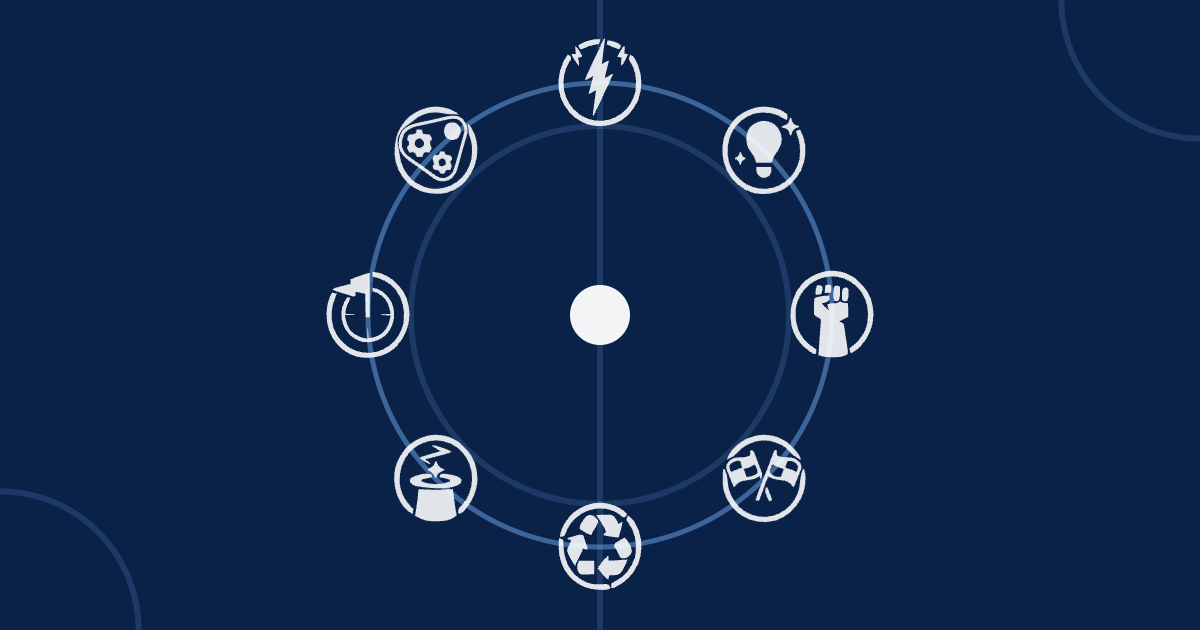
#> input picture assets/feat-a5.png, 1200 x 630 px
$ python make-feat-fc27.py
#> lines starting #> are read from the running program, lines starting #| are printed output that depends on the picture
#!/usr/bin/env python3
"""Feature images for the FC 27 feature articles (a13-a17).

Same visual language as the existing feat-* set: the exact background navy is
sampled from feat-a5.png rather than hard-coded, so a Ghost card wall of old
and new posts reads as one series. All geometry, no text — titles belong to
Ghost's card layout, not the image.

Run:  python3 gen/make-feat-fc27.py
Out:  assets/feat-a13.png … feat-a17.png  (1200x630 each)
"""
import math
import os

from PIL import Image, ImageDraw

A = os.path.join(os.path.dirname(__file__), '..', 'assets')
W, H = 1200, 630

BG = Image.open(os.path.join(A, 'feat-a5.png')).convert('RGB').getpixel((5, 5))
#> BG = (10, 34, 71)
FAINT = tuple(min(255, c + 24) for c in BG)      # the corner-arc line colour
#> FAINT = (34, 58, 95)
LINE = tuple(min(255, c + 55) for c in BG)       # structural lines
#> LINE = (65, 89, 126)
BLUE = (37, 106, 191)                            # brand #256abf
BLUE_SOFT = (109, 167, 236)                      # brand light #6da7ec
INK = (232, 236, 242)                            # near-white marks


def canvas():
    im = Image.new('RGB', (W, H), BG)
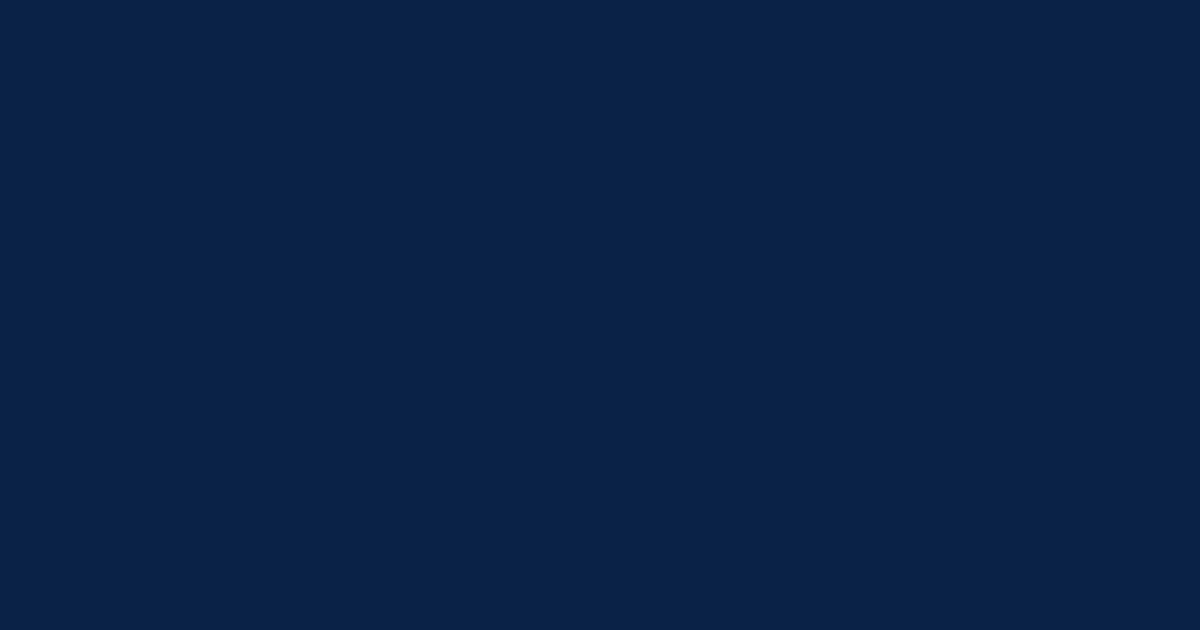
#> im: PIL image 1200x630 RGB; mean R, G, B 10, 34, 71
    d = ImageDraw.Draw(im)
    # Corner arcs, same as the existing set: big faint circles cut by the edge.
    d.ellipse([-160, -160, 180, 180], outline=FAINT, width=3)
    d.ellipse([W - 180, H - 180, W + 160, H + 160], outline=FAINT, width=3)
    return im, d


def ring(d, cx, cy, r, fill=None, outline=None, width=3):
    d.ellipse([cx - r, cy - r, cx + r, cy + r], fill=fill, outline=outline, width=width)


# a13 Masteries: 13 nodes on an orbit, every one wired into a single core —
# each archetype levelled feeds the same permanent centre.
im, d = canvas()
cx, cy, R = W // 2, H // 2, 218
ring(d, cx, cy, R, outline=LINE, width=3)
pts = []
for i in range(13):
    a = -math.pi / 2 + i * 2 * math.pi / 13
    pts.append((cx + R * math.cos(a), cy + R * math.sin(a)))
for x, y in pts:
    d.line([x, y, cx, cy], fill=LINE, width=2)
for x, y in pts:
    ring(d, x, y, 22, fill=BG, outline=INK, width=4)
    ring(d, x, y, 9, fill=BLUE_SOFT)
ring(d, cx, cy, 58, fill=BLUE)
ring(d, cx, cy, 58, outline=INK, width=4)
d.line([cx - 22, cy, cx + 22, cy], fill=INK, width=9)   # the permanent "+"
d.line([cx, cy - 22, cx, cy + 22], fill=INK, width=9)
im.save(os.path.join(A, 'feat-a13.png'), 'PNG', optimize=True)
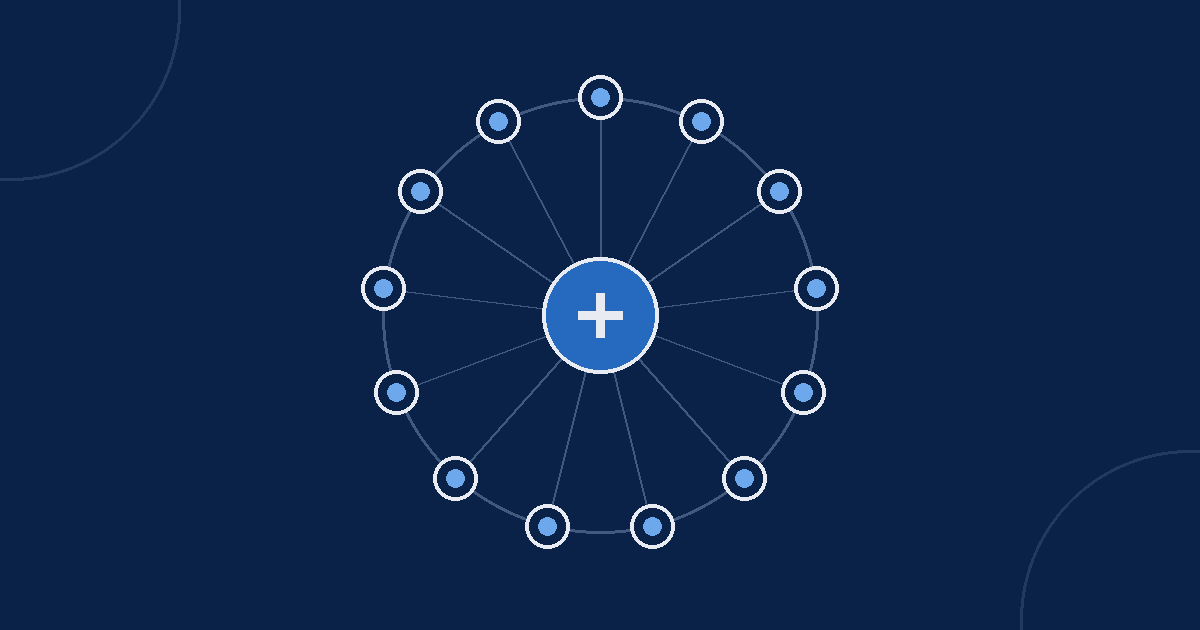
#> saved as feat-a13.png: PIL image 1200x630 RGB; mean R, G, B 13.7, 38.2, 75.5

# a14 Amps: two dashed Standard slots and one solid Signature slot with a bolt.
im, d = canvas()
sw, sh, gap = 250, 320, 60
x0 = (W - 3 * sw - 2 * gap) // 2
y0 = (H - sh) // 2
for i in range(3):
    x = x0 + i * (sw + gap)
    if i < 2:
        # dashed rounded frame, drawn as arc/segment dashes over a path
        step = 26
        for t in range(0, 2 * (sw + sh), step * 2):
            # walk the perimeter: top, right, bottom, left
            def per(p):
                p %= 2 * (sw + sh)
                if p < sw: return (x + p, y0)
                p -= sw
                if p < sh: return (x + sw, y0 + p)
                p -= sh
                if p < sw: return (x + sw - p, y0 + sh)
                p -= sw
                return (x, y0 + sh - p)
            d.line([per(t), per(t + step)], fill=LINE, width=5)
        ring(d, x + sw // 2, y0 + sh // 2, 30, outline=LINE, width=5)
    else:
        d.rounded_rectangle([x, y0, x + sw, y0 + sh], 26, fill=tuple(min(255, c + 12) for c in BG), outline=BLUE, width=6)
        bx, by = x + sw // 2, y0 + sh // 2
        d.polygon([(bx + 14, by - 78), (bx - 34, by + 14), (bx - 4, by + 14),
                   (bx - 14, by + 78), (bx + 36, by - 12), (bx + 4, by - 12)], fill=BLUE_SOFT)
im.save(os.path.join(A, 'feat-a14.png'), 'PNG', optimize=True)
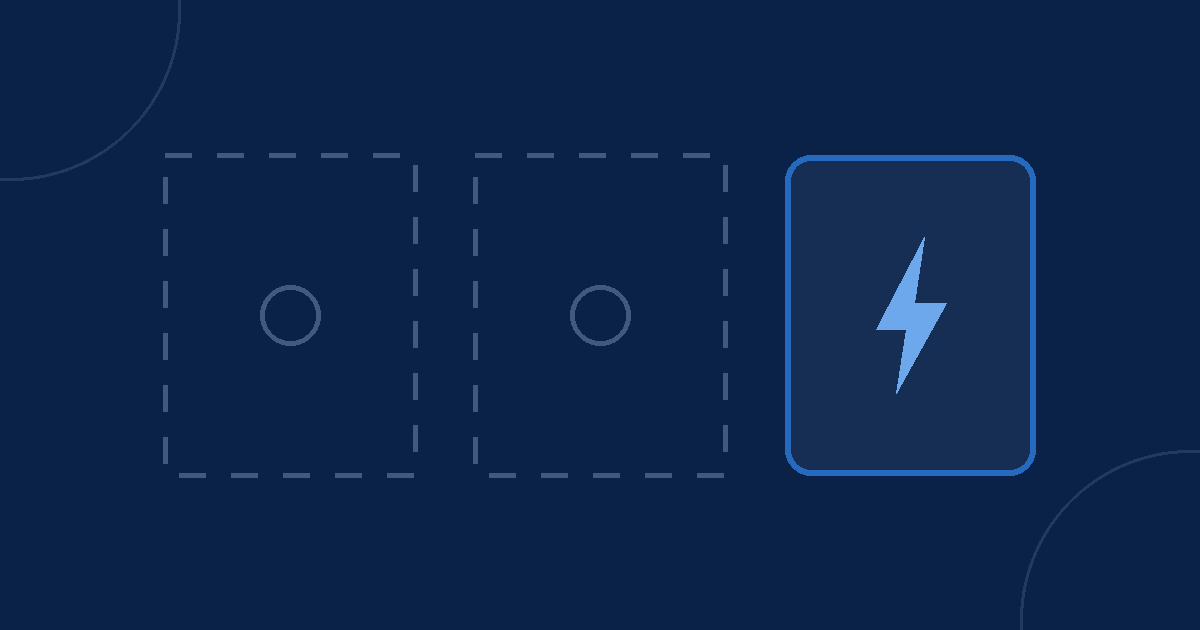
#> saved as feat-a14.png: PIL image 1200x630 RGB; mean R, G, B 12.4, 36.9, 74.5

# a15 archetype changes: an open padlock — access without the unlock step.
im, d = canvas()
bw, bh = 340, 250
bx, by = (W - bw) // 2, 280
d.rounded_rectangle([bx, by, bx + bw, by + bh], 30, fill=tuple(min(255, c + 12) for c in BG), outline=INK, width=7)
ring(d, bx + bw // 2, by + 95, 34, fill=BLUE)
d.rectangle([bx + bw // 2 - 13, by + 95, bx + bw // 2 + 13, by + 178], fill=BLUE)
# shackle: swung open to the right, hinged at the body's right shoulder
sr = 105
sx = bx + bw - 60          # hinge x
d.arc([sx - sr, by - 205, sx + sr, by + 5], start=180, end=340, fill=INK, width=22)
d.line([sx - sr + 11, by - 100, sx - sr + 11, by + 4], fill=INK, width=22)
im.save(os.path.join(A, 'feat-a15.png'), 'PNG', optimize=True)
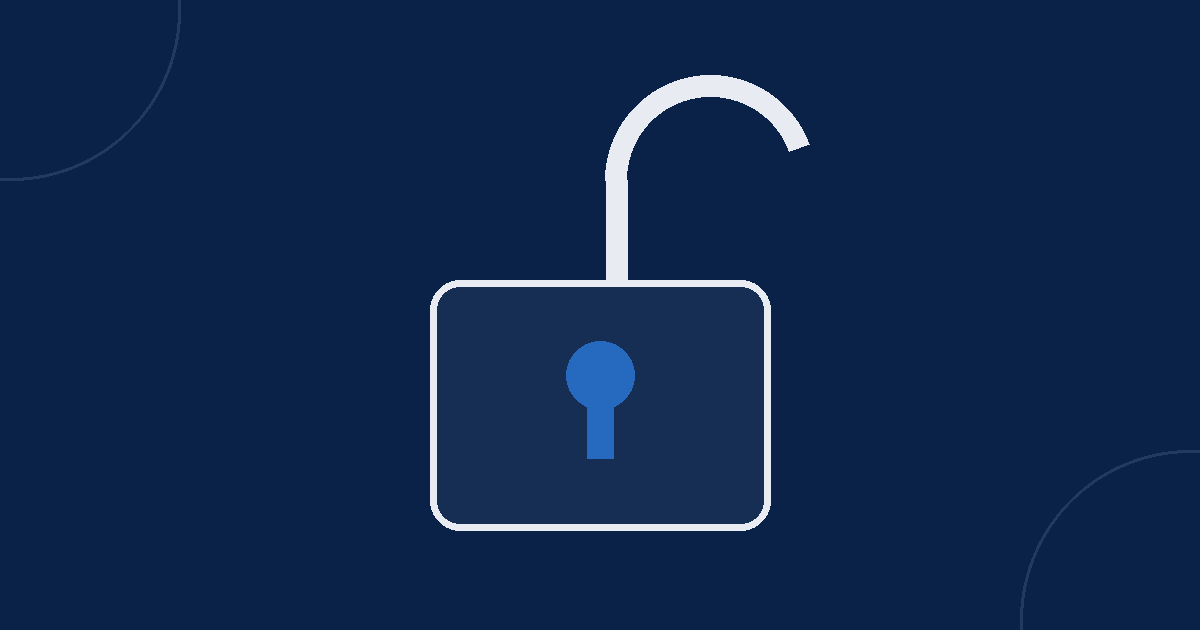
#> saved as feat-a15.png: PIL image 1200x630 RGB; mean R, G, B 16, 39.9, 76.6

# a16 tournaments: a bracket converging left-to-right into a final node.
im, d = canvas()
x1, x2, x3 = 190, 560, 930
ys1 = [120, 250, 380, 510]
ys2 = [185, 445]
yf = 315
for y in ys1:
    ring(d, x1, y, 17, fill=BG, outline=INK, width=4)
for a, b, m in [(ys1[0], ys1[1], ys2[0]), (ys1[2], ys1[3], ys2[1])]:
    d.line([x1 + 17, a, x2 - 60, a], fill=LINE, width=4)
    d.line([x1 + 17, b, x2 - 60, b], fill=LINE, width=4)
    d.line([x2 - 60, a, x2 - 60, b], fill=LINE, width=4)
    d.line([x2 - 60, m, x2 - 17, m], fill=LINE, width=4)
    ring(d, x2, m, 17, fill=BG, outline=INK, width=4)
for m in ys2:
    d.line([x2 + 17, m, x3 - 80, m], fill=LINE, width=4)
d.line([x3 - 80, ys2[0], x3 - 80, ys2[1]], fill=LINE, width=4)
d.line([x3 - 80, yf, x3 - 46, yf], fill=LINE, width=4)
ring(d, x3, yf, 46, fill=BLUE)
ring(d, x3, yf, 46, outline=INK, width=5)
ring(d, x3, yf, 17, fill=INK)
im.save(os.path.join(A, 'feat-a16.png'), 'PNG', optimize=True)
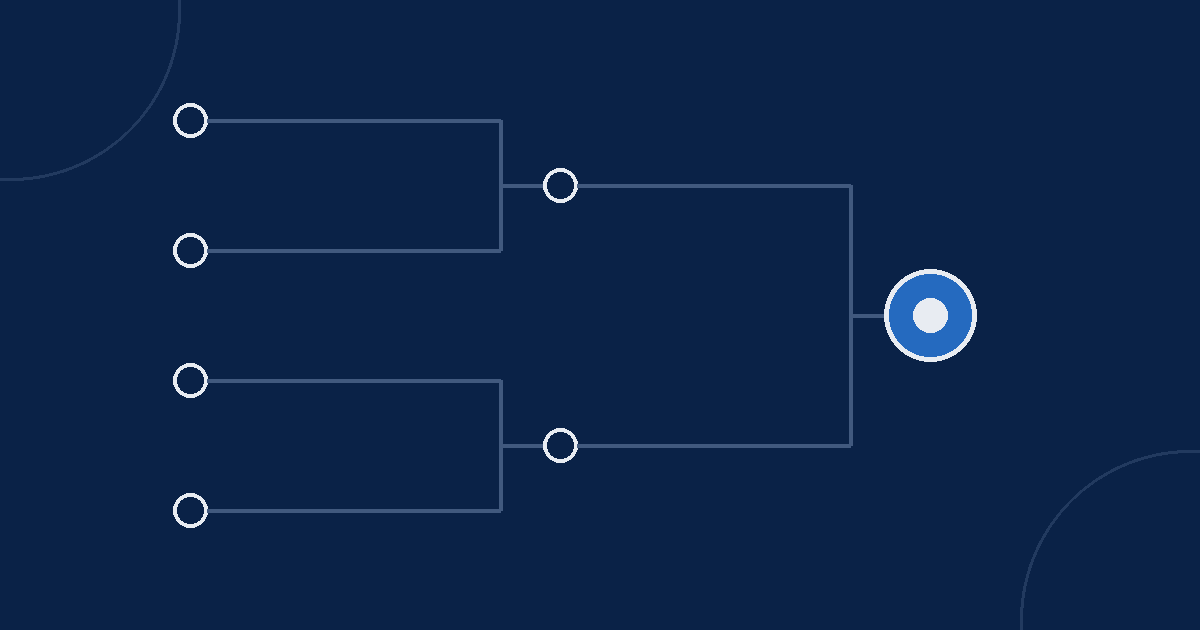
#> saved as feat-a16.png: PIL image 1200x630 RGB; mean R, G, B 12.2, 36.4, 73.5

# a17 objectives: three tiers, progressively complete — the third ticked.
im, d = canvas()
r = 92
xs = [W // 2 - 350, W // 2, W // 2 + 350]
cy = H // 2
for i, (x, frac) in enumerate(zip(xs, [0.33, 0.66, 1.0])):
    ring(d, x, cy, r, outline=LINE, width=10)
    d.arc([x - r, cy - r, x + r, cy + r], start=-90, end=-90 + 360 * frac,
          fill=BLUE_SOFT if i < 2 else BLUE, width=10)
    if i == 2:
        d.line([x - 34, cy + 2, x - 8, cy + 30], fill=INK, width=13)
        d.line([x - 8, cy + 30, x + 40, cy - 26], fill=INK, width=13)
    else:
        ring(d, x, cy, 12, fill=LINE)
im.save(os.path.join(A, 'feat-a17.png'), 'PNG', optimize=True)
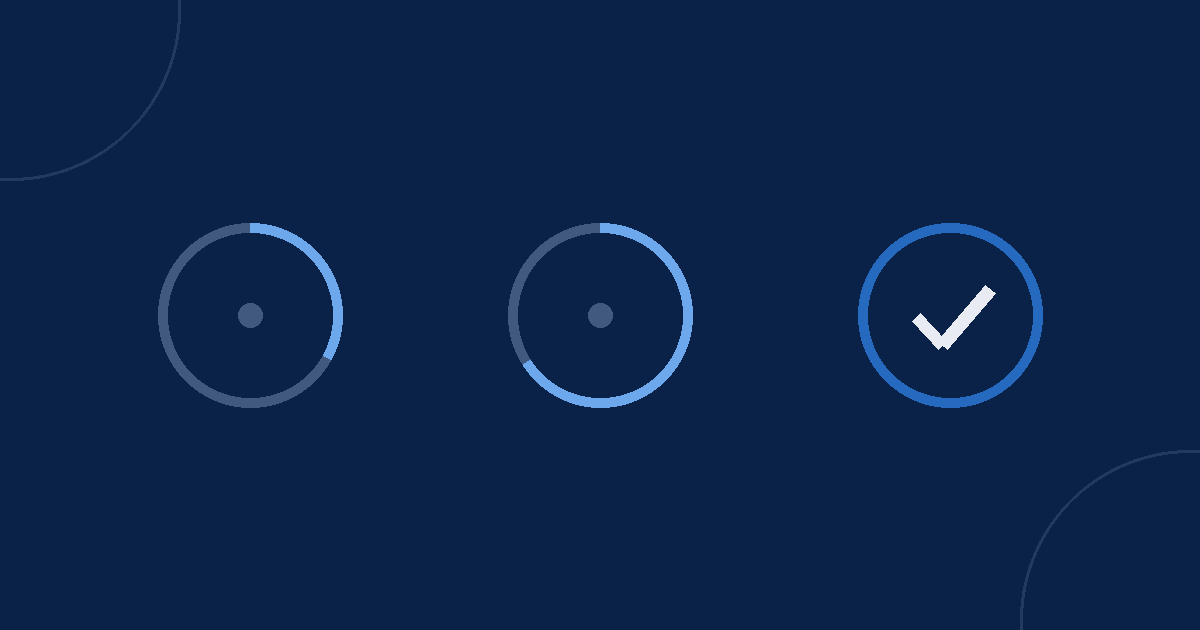
#> saved as feat-a17.png: PIL image 1200x630 RGB; mean R, G, B 11.8, 36.4, 73.9

for n in range(13, 18):
    p = os.path.join(A, f'feat-a{n}.png')
    print(p, Image.open(p).size, f'{os.path.getsize(p) // 1024}KB')
